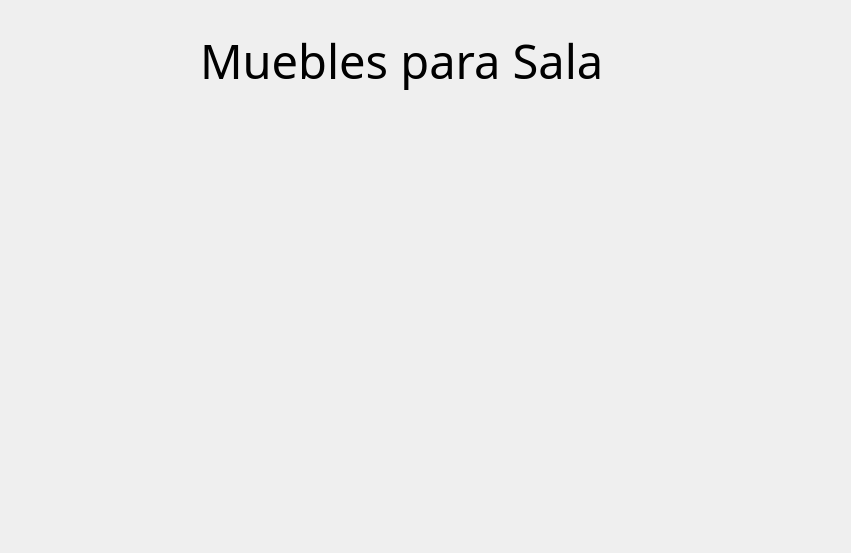
<?xml version="1.0" encoding="UTF-8"?>
<ui version="4.0">
 <class>MueblesSala</class>
 <widget class="QDialog" name="MueblesSala">
  <property name="geometry">
   <rect>
    <x>0</x>
    <y>0</y>
    <width>851</width>
    <height>553</height>
   </rect>
  </property>
  <property name="windowTitle">
   <string>Dialog</string>
  </property>
  <property name="styleSheet">
   <string notr="true">	#MueblesCocina{
	
	background-color: rgb(30, 30, 30);
	}

	#label, #label_2{
		
	color: rgb(255, 255, 255);
	
		
	}
	#commandLinkButton,#commandLinkButton_2,#commandLinkButton_3,#commandLinkButton_4{
		
	
	gridline-color: rgb(0, 255, 0);
	
	color: rgb(255, 255, 255);
	
	selection-color: rgb(85, 255, 0);
	}</string>
  </property>
  <widget class="QLabel" name="MueblesSala_2">
   <property name="geometry">
    <rect>
     <x>200</x>
     <y>30</y>
     <width>421</width>
     <height>61</height>
    </rect>
   </property>
   <property name="font">
    <font>
     <family>Matura MT Script Capitals</family>
     <pointsize>35</pointsize>
    </font>
   </property>
   <property name="text">
    <string>Muebles para Sala</string>
   </property>
  </widget>
 </widget>
 <resources/>
 <connections/>
</ui>
